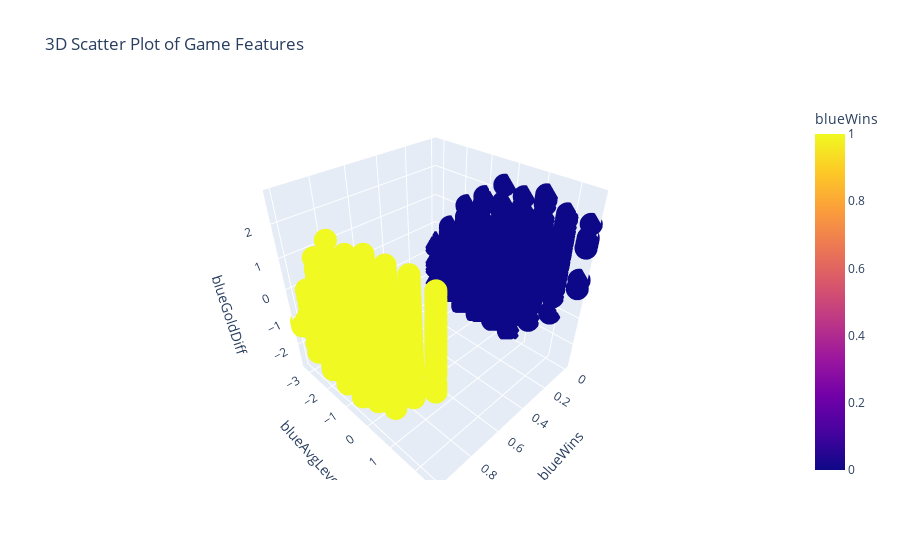

Notebook source saved alongside this figure:
### Markdown cell above
As seen in the coefficients, blueGoldDiff has the highest impact on blue teams chances of winning, so my first hypothesis is correct.
My second hypothesis that Kills matter more (positively) than deaths do (negatively) was incorrect.
And my 3rd hypothesis that having a higher average level influences the chances to win in a meaningful way can be seen as blueExperienceDiff has a fairly high coefficient

### Code cell
import plotly.express as px

fig = px.scatter_3d(df_final, x='blueWins', y='blueAvgLevel', z='blueGoldDiff', 
                    color='blueWins', title='3D Scatter Plot of Game Features')
fig.show()

### Figure 1 — Plotly figure (JSON) as saved in the notebook; plotly's stock layout.template omitted (floating-point values rounded to 4 significant figures; data arrays with more than 128 entries replaced by an {"elided": "..."} marker saying what was removed)
{"data": [{"hovertemplate": "blueWins=%{marker.color}<br>blueAvgLevel=%{y}<br>blueGoldDiff=%{z}<extra></extra>", "legendgroup": "", "marker": {"color": {"elided": "6033 int values"}, "coloraxis": "coloraxis", "symbol": "circle"}, "mode": "markers", "name": "", "scene": "scene", "showlegend": false, "type": "scatter3d", "x": {"elided": "6033 int values"}, "y": {"elided": "6033 float values"}, "z": {"elided": "6033 float values"}}], "layout": {"autosize": true, "coloraxis": {"colorbar": {"title": {"text": "blueWins"}}, "colorscale": [[0, "#0d0887"], [0.1111, "#46039f"], [0.2222, "#7201a8"], [0.3333, "#9c179e"], [0.4444, "#bd3786"], [0.5556, "#d8576b"], [0.6667, "#ed7953"], [0.7778, "#fb9f3a"], [0.8889, "#fdca26"], [1, "#f0f921"]]}, "legend": {"tracegroupgap": 0}, "scene": {"aspectmode": "auto", "aspectratio": {"x": 1, "y": 1, "z": 1}, "domain": {"x": [0, 1], "y": [0, 1]}, "xaxis": {"title": {"text": "blueWins"}, "type": "linear"}, "yaxis": {"title": {"text": "blueAvgLevel"}, "type": "linear"}, "zaxis": {"title": {"text": "blueGoldDiff"}, "type": "linear"}}, "title": {"text": "3D Scatter Plot of Game Features"}}}
